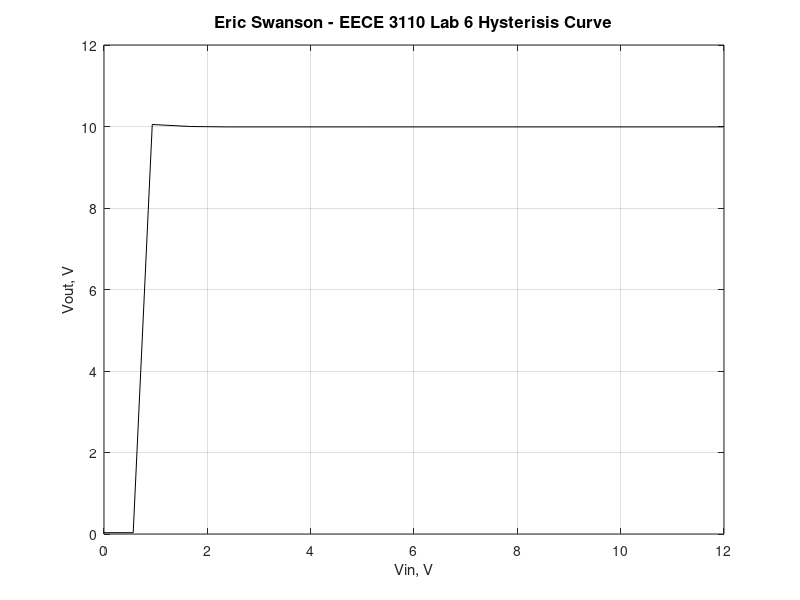

This figure's MATLAB source:
%Two BJT curve
figure(1);
Vin = [0.000054 0.565 0.934 1.67 2.37 5.00 11.99];
Vout = [0.03212 0.03215 10.05 10.00 9.99 9.99 9.99];
plot(Vin, Vout, 'k-');
xlabel('Vin, V'); ylabel('Vout, V');
grid on;
title('Eric Swanson - EECE 3110 Lab 6 Hysterisis Curve', 'Fontsize', 12)